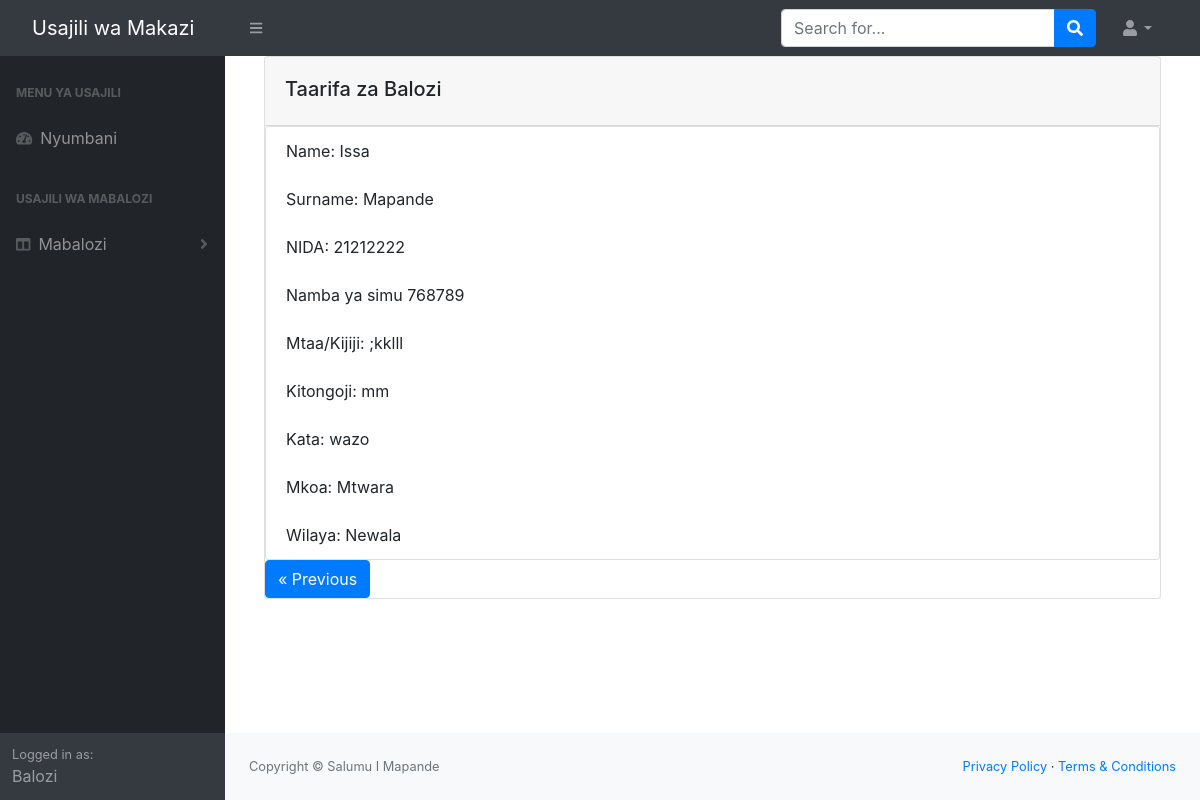
The app's page /balozi_details/3, older data.
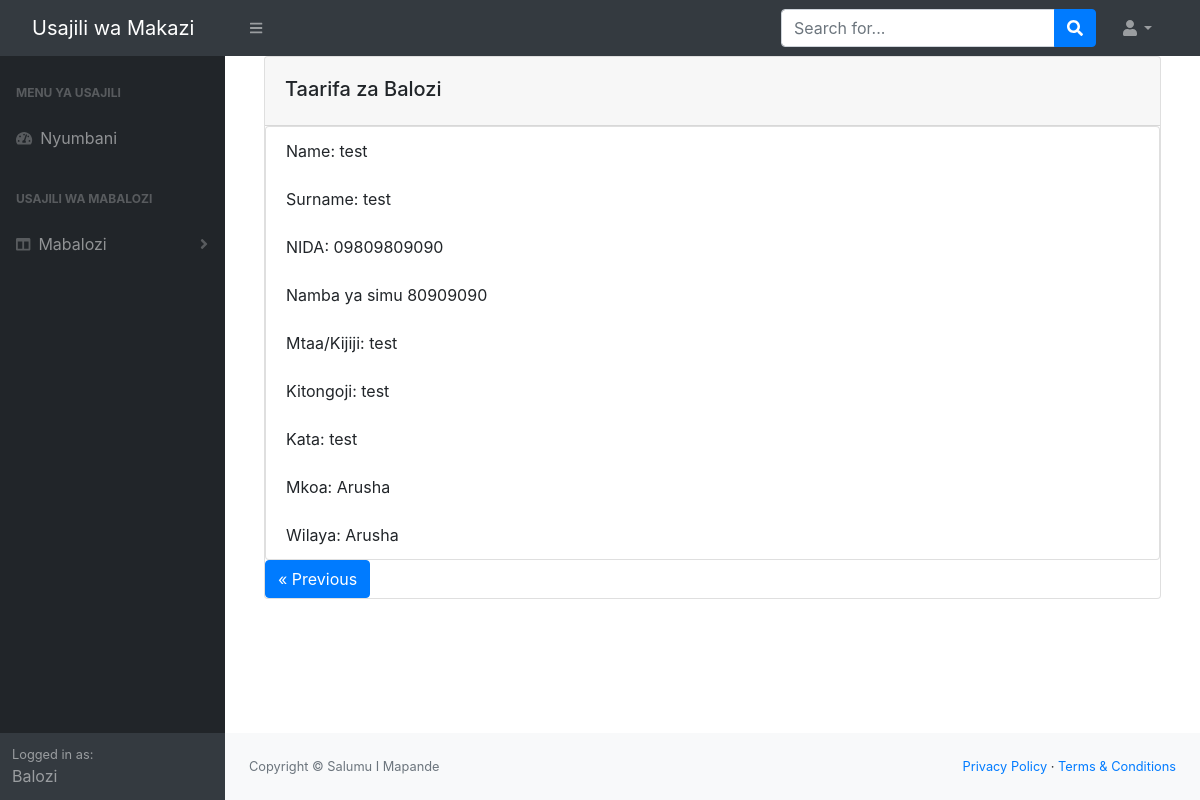
The same page, newer data.
### baloziapp/models.py (models this page shows)
class Balozi(db.Model):
    __tablename__ = 'balozi'
    id = db.Column(db.Integer(), primary_key=True)
    name = db.Column(db.String(length=50), nullable = False)
    surname = db.Column(db.String(length=50), nullable = False)
    nida = db.Column(db.String(length=30), nullable =False)
    street = db.Column(db.String(length=50), nullable = False)
    neighborhood = db.Column(db.String(length=50), nullable = False)#kitongoji
    county =  db.Column(db.String(length=50), nullable=False) #kata
    district_id = db.Column(db.Integer(), db.ForeignKey('district.id'))#wilaya
    district = db.Column(db.String(), nullable=False)
    region_id = db.Column(db.Integer(), db.ForeignKey('region.id'))#Mkoa
    region = db.Column(db.String(length=50), nullable=False)
    phonenumber = db.Column(db.String(length=15), nullable = True)

### baloziapp/routes.py (the view)
@app.route('/balozi_details/<id>', methods=['GET'])
def balozi_details_page(id):
    form = BaloziForm()
    balozi_details = Balozi.query.get_or_404(id)
    return render_template('balozi_details.html', form = form, balozi_details = balozi_details)

### baloziapp/forms.py
class BaloziForm(FlaskForm):
    name = StringField(label="Jina la kwanza: ", validators=[Length(max=50, min=2), DataRequired()])
    surname = StringField(label="Jina la Mwisho: ", validators=[Length(max=50, min=2), DataRequired()])
    nida = StringField(label="Namba ya NIDA: ", validators=[Length(max=30), DataRequired()])
    street = StringField(label="Mtaa/Kijiji: ", validators=[DataRequired()])
    neighborhood = StringField(label="Kitongoji: ", validators=[DataRequired()])
    county = StringField(label="Kata: ", validators=[DataRequired()])
    district_id = SelectField('Wilaya',coerce=int, choices=[(d.id, d.districtname) for d in District.query.all()])
    district = StringField(validators=[Length(max=50)])
    region_id = SelectField('Mkoa',coerce=int,  choices=[(r.id, r.regionname) for r in Region.query.all()])
    region = StringField(validators=[Length(max=50)], id="region")
    phonenumber = StringField(label="Namba ya simu: ", validators=[Length(max=15)])
    submit = SubmitField(label='Create')

### baloziapp/templates/balozi_details.html (shortened to what this page needs)
{% extends 'base.html' %}
{%block content %}
<div class="container d-flex justify-content-center mt-50 mb-50">
    <div class="card w-100">
        <div class="card-header header-elements-inline">
            <h5 class="card-title mt-2">Taarifa za Balozi</h5>
        </div>
        <div class="table-responsive">
            <ul class="list-group">
                <li class="list-group-item">Name: {{balozi_details.name}}</li>
                <li class="list-group-item">Surname: {{ balozi_details.surname }}</li>
                <li class="list-group-item">NIDA: {{ balozi_details.nida }}</li>
                <li class="list-group-item">Namba ya simu {{ balozi_details.phonenumber }}</li>
                <li class="list-group-item">Mtaa/Kijiji: {{ balozi_details.street }} </li>
                <li class="list-group-item">Kitongoji: {{ balozi_details.neighborhood }} </li>
                <li class="list-group-item">Kata: {{ balozi_details.county }} </li>
                <li class="list-group-item">Mkoa: {{ balozi_details.region }} </li>
                <li class="list-group-item">Wilaya: {{ balozi_details.district }} </li>
              </ul>
              <a  class="btn btn-primary" value="Previous" href="{{url_for('balozi_page')}}">&laquo; Previous</a>
        </div>
    </div>
</div>
{% endblock %}

Row changes from the older to the newer data that the page shows:
changed Balozi: name "Issa" → "test"; surname "Mapande" → "test"; nida "21212222" → "09809809090"; phonenumber "768789" → "80909090"; street ";kklll" → "test"; neighborhood "mm" → "test"; county "wazo" → "test"; region "Mtwara" → "Arusha"; district "Newala" → "Arusha"
